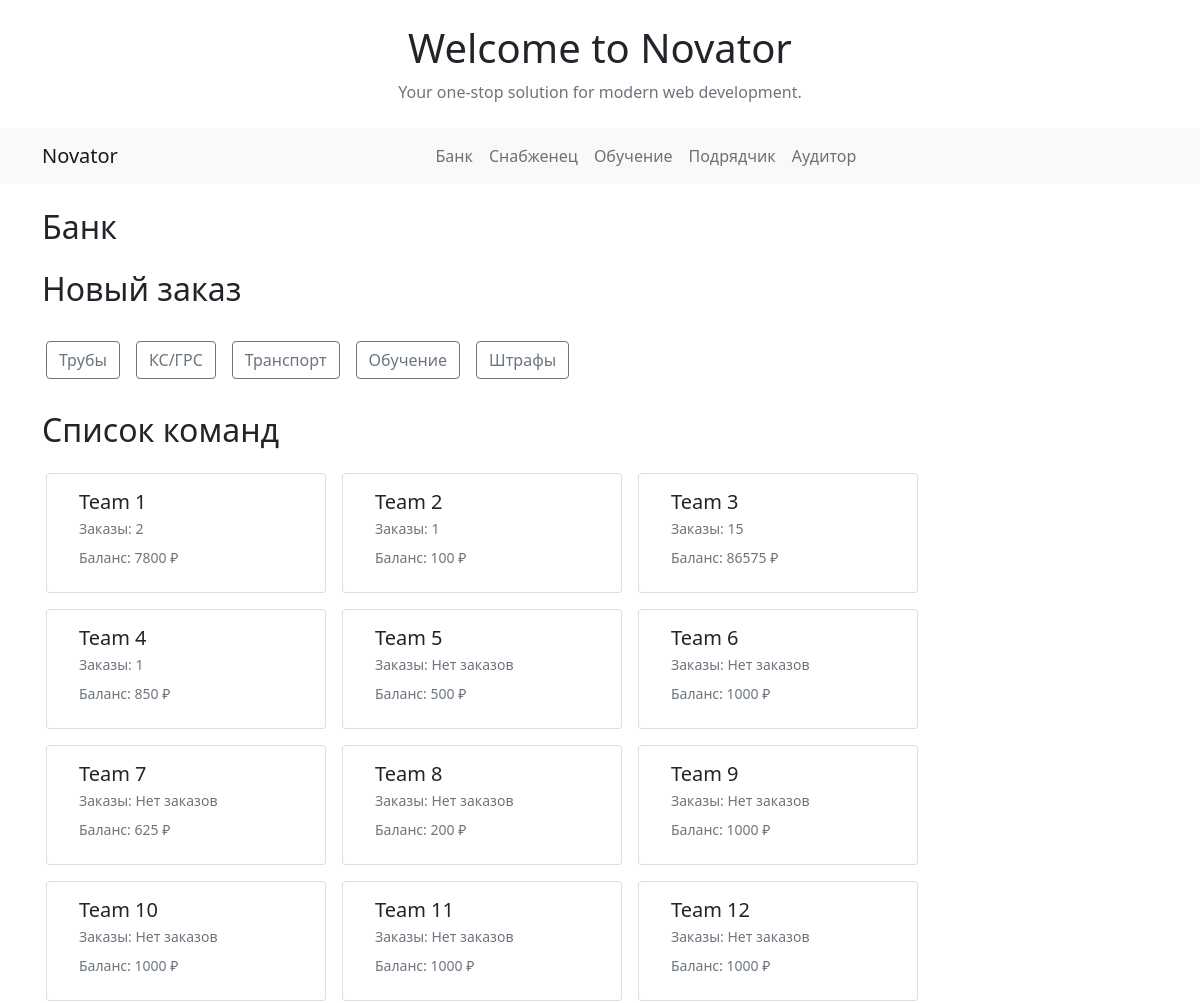
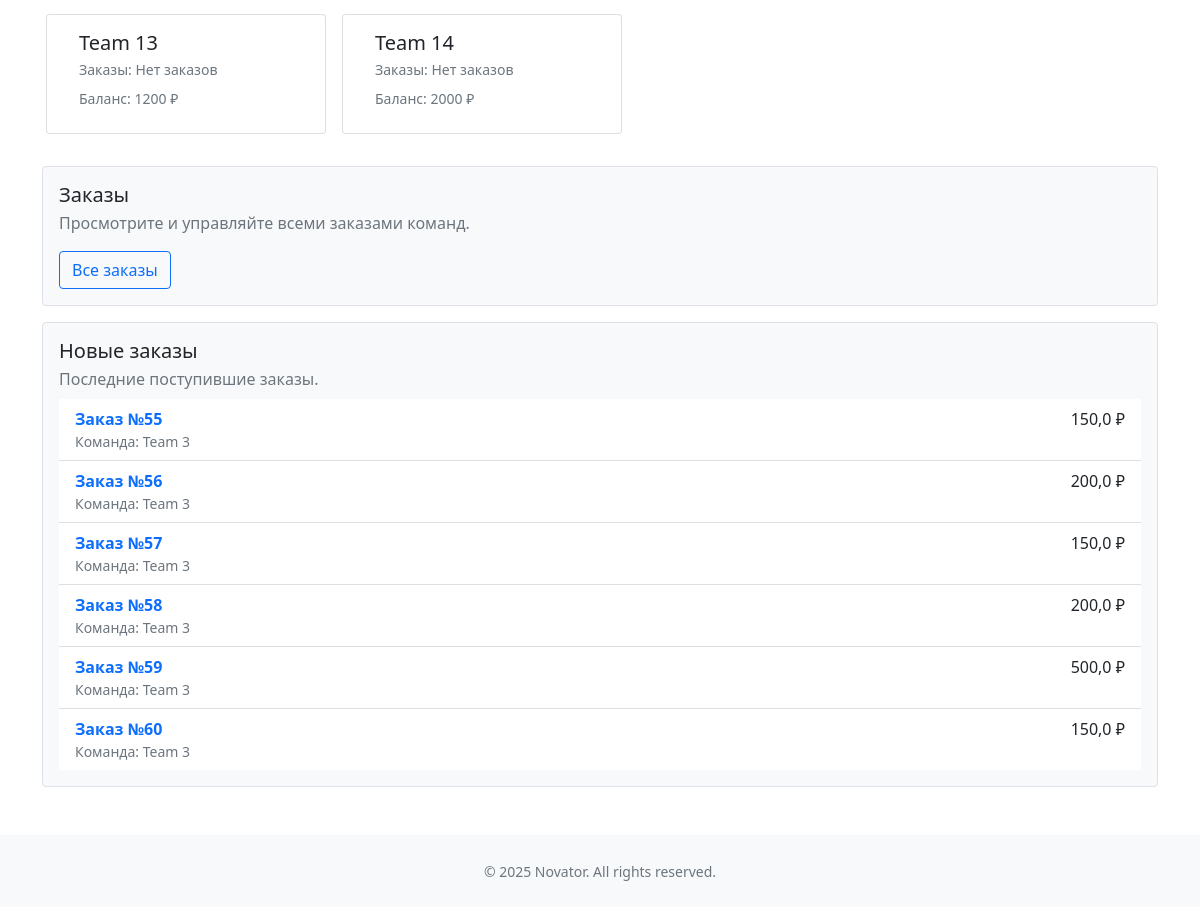
The page /bank/ (signed in) on the database as committed earlier (2 pictures, top to bottom).
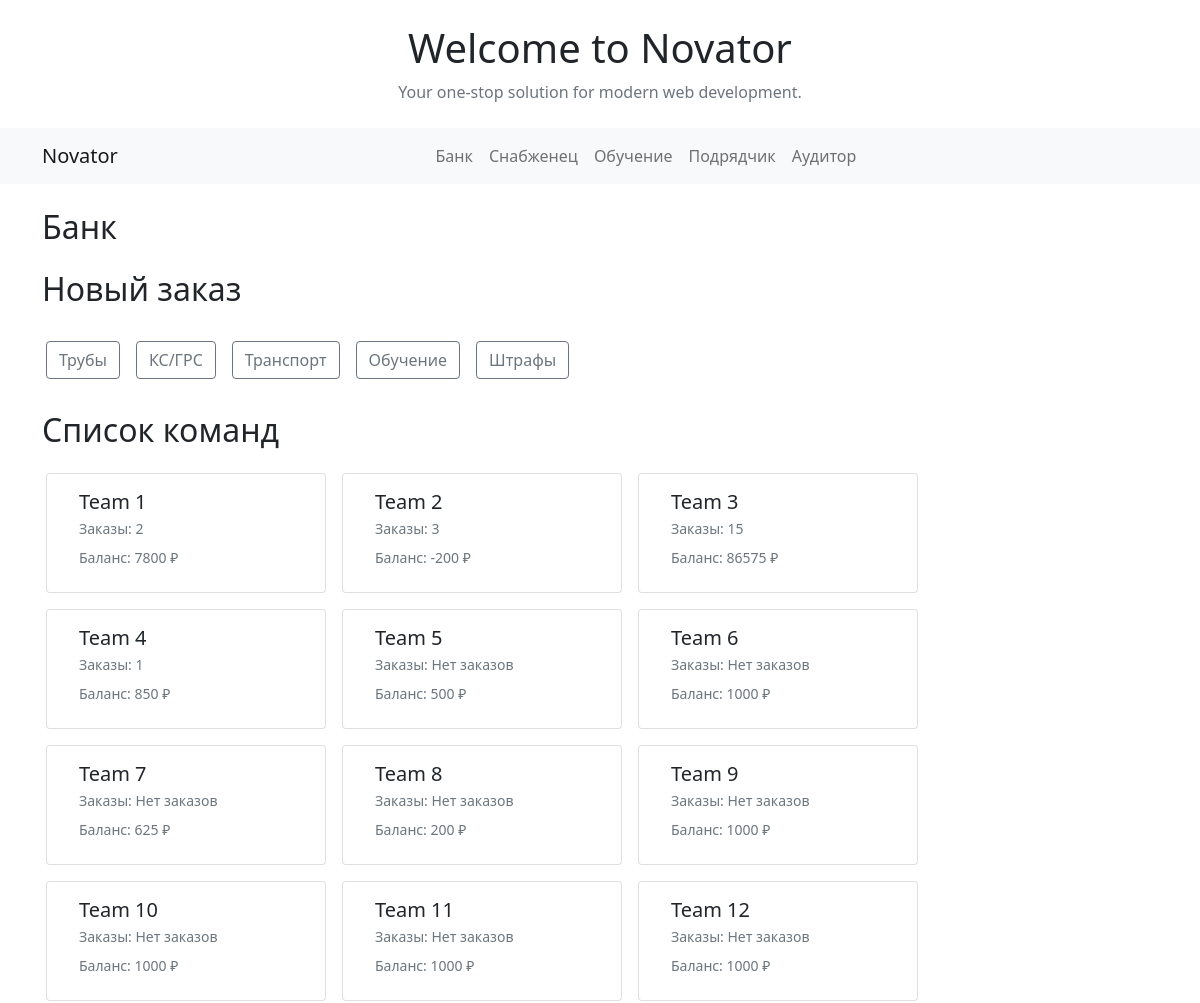
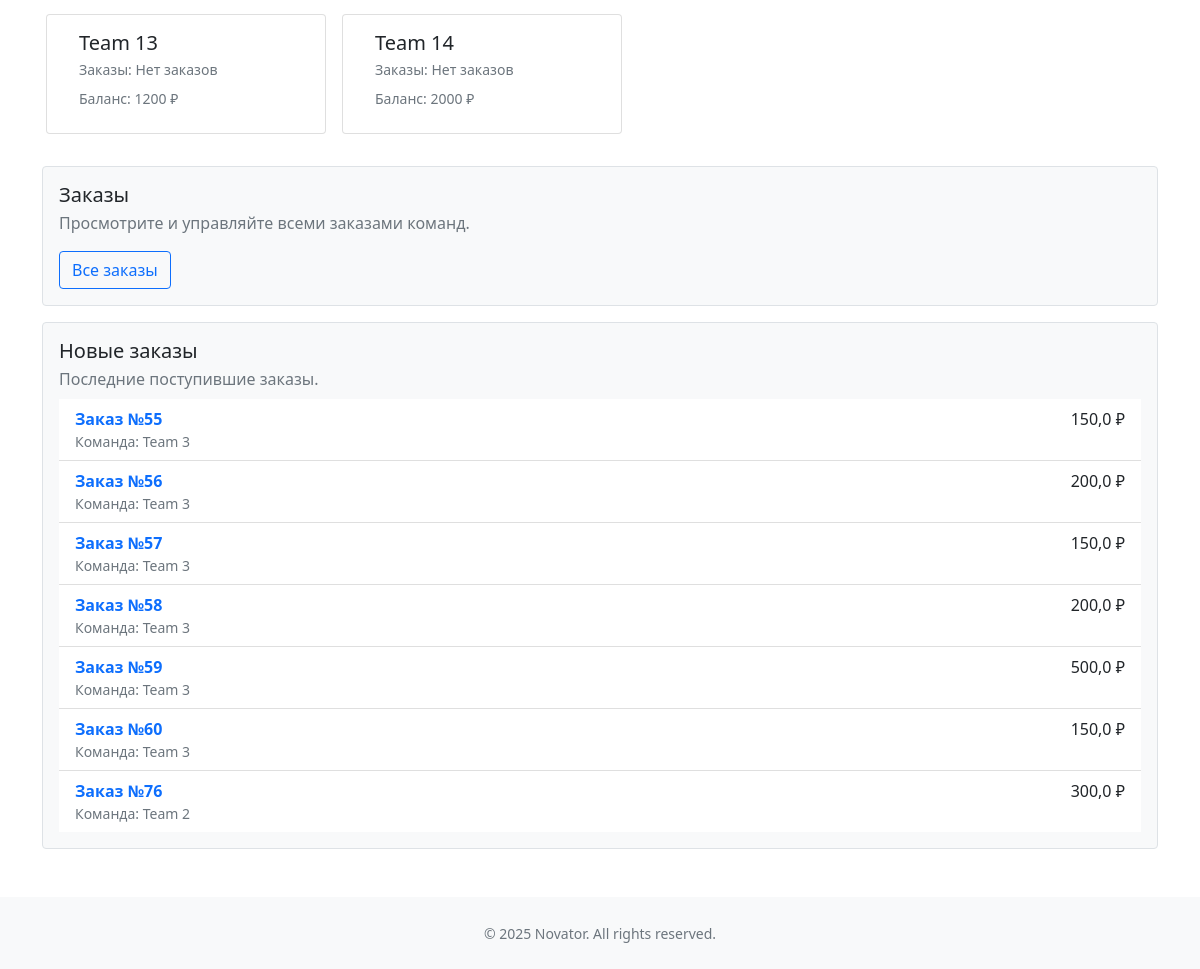
The same page on the database as committed later (2 pictures, top to bottom).
### main/models.py (models this page shows, shortened)
class Team(models.Model):
    name = models.CharField(max_length=100, verbose_name='Имя команды')
    slug = models.SlugField(max_length=100)
    status = models.BooleanField(default=False, verbose_name='Активно')

### bank/models.py (models this page shows, shortened)
class Balance(models.Model):
    team = models.ForeignKey(Team, on_delete=models.CASCADE)
    money = models.FloatField(max_length=10, verbose_name='Баланс')

class Zakaz(models.Model):
    team = models.ForeignKey(Team, on_delete=models.CASCADE)
    year = models.IntegerField(verbose_name='Год заказа')
    month = models.IntegerField(verbose_name='Месяц заказа', null=True)
    payment = models.BooleanField(default=False, verbose_name='Оплачено')
    issued = models.BooleanField(default=False, verbose_name='Выдано')
    status = models.ForeignKey(Status, on_delete=models.SET_NULL, null=True, blank=True, verbose_name='Статус заказа')
    def get_total_sum(self):
        items = self.zakazitem_set.all()
        return sum(item.get_total() for item in items)

class ZakazItem(models.Model):
    zakaz = models.ForeignKey(Zakaz, on_delete=models.CASCADE)
    material = models.ForeignKey(Material, on_delete=models.CASCADE)
    price = models.FloatField(max_length=10)
    quantity = models.IntegerField()
    koeff = models.FloatField(max_length=10, default=1.0)
    refund = models.BooleanField(default=False, verbose_name='Возврат')
    def get_total(self):
        return self.quantity * self.price

### bank/views.py (the view)
# urls.py: path('', views.bank_list, name='bank_list'),
@login_required
def bank_list(request):
    teams = Team.objects.filter(status=True)
    list_teams = {}
    for team in teams:
        zakaz = Zakaz.objects.filter(team=team).count
        balance = Balance.objects.get(team=team)
        list_teams.update({team.pk: {'name': team.name, 'balance': balance.money, 'zakaz': zakaz}})
    new_zakaz = Zakaz.objects.filter(status=1)
    context = {
        'teams': list_teams,
        'new_zakazs': new_zakaz
    }
    return render(request, 'bank/bank.html', context)

### templates/bank/bank.html (shortened to what this page needs)
{% extends 'base.html' %}
{% block content %}
<div class="container my-4">
  <h2 class="mb-4">Банк</h2>
  <h2 class="mb-4">Новый заказ</h2>
<div class="d-flex flex-row mb-3 gap-3 overflow-auto py-2 px-1">
<a href="{% url 'bank:create_zakaz' %}?category=truba" style="display: block; text-decoration: none; color: inherit;"><button class="btn btn-outline-secondary d-inline-flex align-items-center" type="button">
Трубы</button></a>
<a href="{% url 'bank:create_zakaz' %}?category=ksgrs" style="display: block; text-decoration: none; color: inherit;"><button class="btn btn-outline-secondary d-inline-flex align-items-center" type="button">
КС/ГРС</button></a>
<a href="{% url 'bank:create_zakaz' %}?category=auto" style="display: block; text-decoration: none; color: inherit;"><button class="btn btn-outline-secondary d-inline-flex align-items-center" type="button">
Транспорт</button></a>
<a href="{% url 'bank:create_zakaz' %}?category=obuchenie" style="display: block; text-decoration: none; color: inherit;"><button class="btn btn-outline-secondary d-inline-flex align-items-center" type="button">
Обучение</button></a>
<a href="{% url 'bank:create_zakaz' %}?category=shtraf" style="display: block; text-decoration: none; color: inherit;"><button class="btn btn-outline-secondary d-inline-flex align-items-center" type="button">
Штрафы</button></a>
</div>
</div>
<div class="container my-4">
  <div class="d-flex justify-content-between align-items-center mb-3">
    <h2 class="m-0">Список команд</h2>
  </div>
  {% if teams %}
    <div class="team-row d-flex flex-row flex-wrap gap-3 overflow-auto py-2 px-1" style="scroll-behavior:smooth;">
      {% for pk,team in teams.items %}
        <a href="{% url 'bank:team_detail' pk %}" style="display: block; text-decoration: none; color: inherit;"><div class="card" style="min-width:280px; max-width:320px;">
          <div class="card-body d-flex align-items-start">
            <div class="flex-grow-1">
              <h5 class="card-title mb-1">{{ team.name }}</h5>
               <p class="card-text mb-2 text-muted
               small">Заказы: {{ team.zakaz|default:"Нет заказов" }}</p>
              <div class="d-flex justify-content-between align-items-center">
                <div class="small text-muted">
                  <p class="card-text mb-2">
                    Баланс: {{ team.balance|floatformat:0 }} ₽ </p>
                </div>
              </div>
            </div>
          </div>
        </div></a>
      {% endfor %}
    </div>
  {% else %}
    <p class="text-muted">No teams found.</p>
  {% endif %}
</div>
<div class="container my-4">
  <div class="border rounded p-3 bg-light">
    <h5 class="mb-1">Заказы</h5>
    <p class="mb-0 text-muted">Просмотрите и управляйте всеми заказами команд.</p>
    <a href="{% url 'bank:zakaz_list' %}" class="btn btn-outline-primary mt-3">Все заказы</a>
  </div>
    <div class="border rounded p-3 bg-light mt-3">
      <h5 class="mb-1">Новые заказы</h5>
      <p class="mb-2 text-muted">Последние поступившие заказы.</p>
      {% if new_zakazs %}
        <ul class="list-group list-group-flush">
          {% for zakaz in new_zakazs %}
            <li class="list-group-item d-flex justify-content-between align-items-start">
              <div>
                <a href="{% url 'bank:zakaz_detail' zakaz.id %}" class="fw-bold text-decoration-none">{{ zakaz.title|default:"Заказ №" }}{% if not zakaz.title %}{{ zakaz.id }}{% endif %}</a>
                <div class="small text-muted">Команда: {{ zakaz.team.name|default:"-" }}</div>
              </div>
              <div class="text-end">
                <div>{{ zakaz.get_total_sum|default:"-" }} ₽</div>
              </div>
            </li>
          {% endfor %}
        </ul>
      {% else %}
        <p class="mb-0 text-muted">Нет новых заказов.</p>
      {% endif %}
    </div>
    </div>
{% endblock %}

Rows that differ between the two databases and show on the page:
added Zakaz: title "Заказ №", id "76", team.name "Team 2", get_total_sum "300,0"
Other text that changed with them:
new list line: "Team 2"
new list line: "Заказы: 3 Баланс: ₽"
new list line: "-200"
list line gone: "Team 2"
list line gone: "Заказы: 1 Баланс: ₽"
list line gone: "100"
